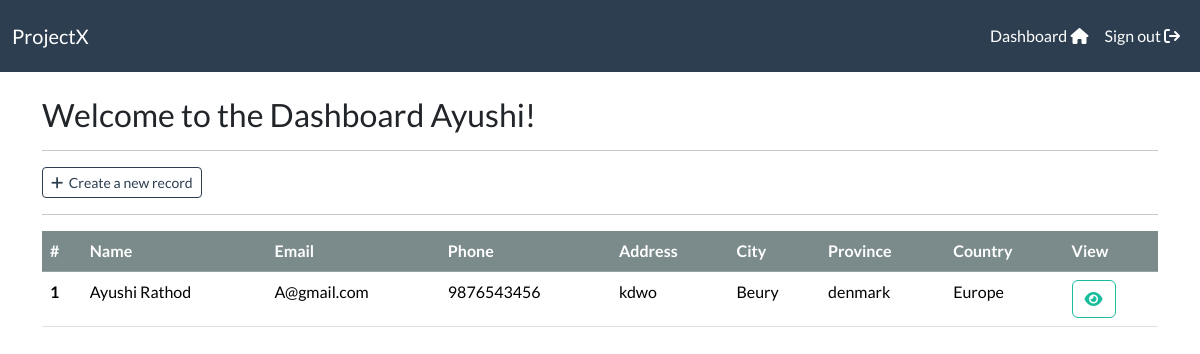
Page /dashboard/ (signed in) on the committed database.
### webapp/models.py (models this page shows, shortened)
class Records(models.Model):
    creation_date = models.DateTimeField(auto_now_add=True)
    first_name = models.CharField(max_length=100)
    last_name = models.CharField(max_length=100)
    email = models.EmailField(max_length=200)
    phone = models.IntegerField()
    address = models.CharField(max_length=300)
    city = models.CharField(max_length=50)
    province = models.CharField(max_length=50)
    country = models.CharField(max_length=50)
    user = models.ForeignKey(User,on_delete=models.CASCADE)

### webapp/views.py (the view)
# urls.py: path('dashboard/',views.dashboard, name='dashboard'),
@login_required(login_url='login')
def dashboard(request):
    all_records = Records.objects.filter(user=request.user)
    context = {'records': all_records}
    return render(request, 'webapp/dashboard.html',context)

### webapp/templates/webapp/dashboard.html (shortened to what this page needs)
{% extends 'webapp/base.html' %}
{% block content %}
  <body>
    <h3>Welcome to the Dashboard {{ user }}!</h3>
    <hr>
    <a href="{% url 'add-record' %}" class='btn btn-outline-primary btn-sm'>
        <i class="fa-solid fa-plus"></i>&nbsp; Create a new record
    </a>
    <hr>
    <div class="table-responsive">
        <table class="table table-hover">
            <thead class="table-dark">
                <tr>
                    <th scope="col">#</th>
                    <th scope="col">Name</th>
                    <th scope="col">Email</th>
                    <th scope="col">Phone</th>
                    <th scope="col">Address</th>
                    <th scope="col">City</th>
                    <th scope="col">Province</th>
                    <th scope="col">Country</th>
                    <th scope="col">View</th>
                </tr>
            </thead>
            <tbody>
                {% if records %}
                    {% for record in records %}
                    <tr>
                        <th scope="row">{{ forloop.counter }}</th>
                        <td>{{ record.first_name }} {{ record.last_name }}</td>
                        <td>{{ record.email }}</td>
                        <td>{{ record.phone }}</td>
                        <td>{{ record.address }}</td>
                        <td>{{ record.city }}</td>
                        <td>{{ record.province }}</td>
                        <td>{{ record.country }}</td>
                        <td>
                            <a href="{% url 'view-record' record.id %}" class="btn btn-outline-success" >
                                <i class="fa-solid fa-eye"></i>
                            </a>
                        </td>
                    </tr>
                    {% endfor %}
                {% endif %}
            </tbody>
        </table>
  </body>
{% endblock %}

### rows in the picture
Records: first_name "Ayushi", last_name "Rathod", email "A@gmail.com", phone "9876543456", address "kdwo", city "Beury", province "denmark", country "Europe"

### other values in the picture
{{ user }} "Ayushi"
